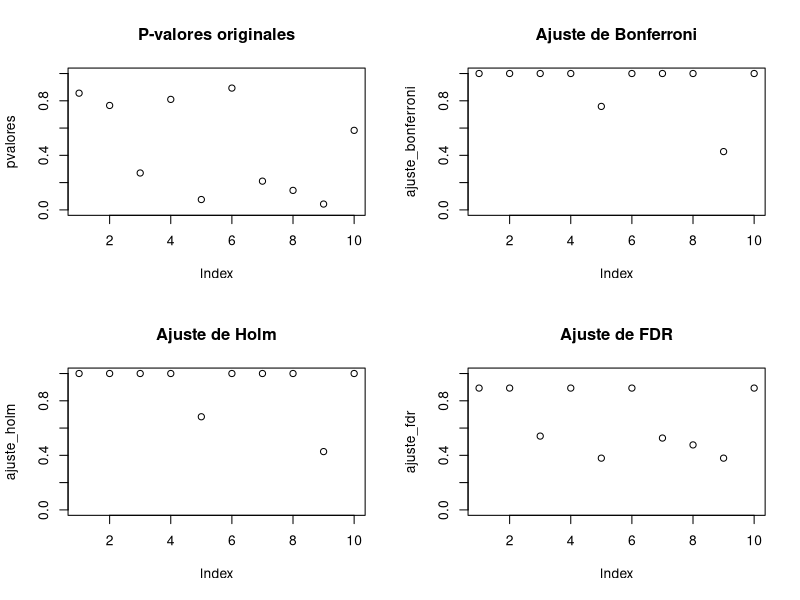

This chart was generated by the following R code:
## ---- chunk 1
knitr::opts_chunk$set(echo = TRUE)
## ---- chunk 2
data(PlantGrowth)  # Carga el conjunto de datos PlantGrowth
head(PlantGrowth)  # Muestra las primeras filas del conjunto de datos
## ---- chunk 3
modelo <- lm(weight ~ group, data = PlantGrowth)  # Crea un modelo lineal
anova_resultados <- anova(modelo)  # Realiza el ANOVA
print(anova_resultados)  # Imprime los resultados
## ---- chunk 4
comparaciones.none <- pairwise.t.test(PlantGrowth$weight, 
                                      PlantGrowth$group, 
                                      p.adjust.method = "none")
print(comparaciones.none)
## ---- chunk 5
comparaciones.B <- pairwise.t.test(PlantGrowth$weight, 
                                      PlantGrowth$group, 
                                      p.adjust.method = "bonferroni")
print(comparaciones.B)
## ---- chunk 6
comparaciones.holm <- pairwise.t.test(PlantGrowth$weight, 
                                      PlantGrowth$group, 
                                      p.adjust.method = "holm")
print(comparaciones.holm)
## ---- chunk 7
comparaciones.fdr <- pairwise.t.test(PlantGrowth$weight, 
                                      PlantGrowth$group, 
                                      p.adjust.method = "fdr")
print(comparaciones.fdr)
## ---- chunk 8
data(ChickWeight)  # Carga los datos de ChickWeight
datos <- ChickWeight  # Crea un dataframe con los datos
#grupos <- split(datos$weight, datos$Diet)  
# Divide los datos en cuatro grupos según la dieta
## ---- chunk 9
anova_resultados <- aov(weight ~ Diet, data = datos)  # Realiza el ANOVA
summary(anova_resultados)  # Imprime los resultados del ANOVA

## ---- chunk 10
comparaciones.none <- pairwise.t.test(datos$weight, 
                                 datos$Diet, 
                                 p.adjust.method = "none")  
# Realiza las comparaciones sin hacer ajuste
comparaciones.none

## ---- chunk 11
comparaciones.B <- pairwise.t.test(datos$weight, 
                                 datos$Diet, 
                                 p.adjust.method = "bonferroni")  
# Realiza las comparaciones ajustando el p-valor con el método de Bonferroni
comparaciones.B

## ---- chunk 12
comparaciones.holm <- pairwise.t.test(datos$weight, datos$Diet, p.adjust.method = "holm")  # Realiza las comparaciones ajustando el p-valor con el método de Holm-Bonferroni
comparaciones.holm

## ---- chunk 13
comparaciones.fdr <- pairwise.t.test(datos$weight, datos$Diet, p.adjust.method = "fdr")  
# Realiza las comparaciones ajustando el p-valor con el método de FDR
comparaciones.fdr

## ---- chunk 14
set.seed(1231)
datos <- data.frame(matrix(rnorm(1000), nrow = 100, ncol = 10))  # Crea un conjunto de datos con 10 variables independientes
pvalores <- apply(datos, 2, function(x) t.test(x, mu = 0)$p.value)  # Realiza un t-test para cada variable independiente
pvalores
## ---- chunk 15
ajuste_bonferroni <- p.adjust(pvalores, method = "bonferroni")  # Ajusta los p-valores con el método de Bonferroni

## ---- chunk 16
ajuste_holm <- p.adjust(pvalores, method = "holm")  # Ajusta los p-valores con el método de Holm

## ---- chunk 17
ajuste_fdr <- p.adjust(pvalores, method = "fdr")  # Ajusta los p-valores con el método de FDR

## ---- chunk 18
par(mfrow = c(2, 2))
plot(pvalores, ylim = c(0, 1), main = "P-valores originales")
plot(ajuste_bonferroni, ylim = c(0, 1), main = "Ajuste de Bonferroni")
plot(ajuste_holm, ylim = c(0, 1), main = "Ajuste de Holm")
plot(ajuste_fdr, ylim = c(0, 1), main = "Ajuste de FDR")
par(mfrow = c(1, 1))
